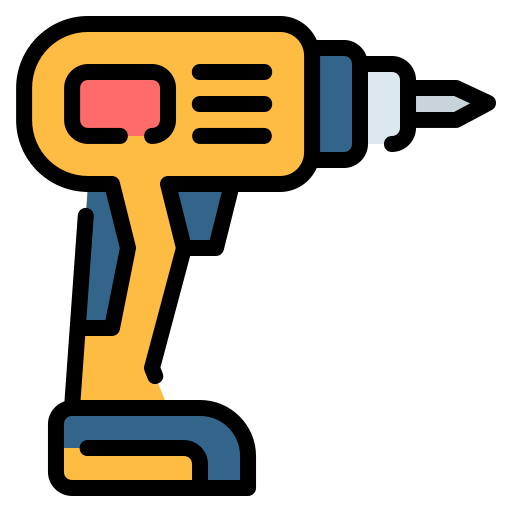
#> input picture drill.png, 512 x 512 px
$ python gen_icons.py
#> lines starting #> are read from the running program, lines starting #| are printed output that depends on the picture
#!/usr/bin/env python3
"""Generate Android launcher-icon PNGs from ``drill.png``.

Produces, for each density bucket (mdpi..xxxhdpi):

* ``mipmap-<d>/ic_launcher_foreground.png`` — transparent PNG at 108dp, with
  the drill artwork inset into the centre ~66% of the canvas so the launcher
  adaptive-icon mask doesn't clip it.
* ``mipmap-<d>/ic_launcher.png`` — square, opaque PNG with the same drill
  artwork composited over ``#7B2B2B`` (the ``ic_launcher_background`` colour).
  Used on pre-Android-8 devices that don't support adaptive icons.

Re-run this script whenever ``drill.png`` changes. Safe to run repeatedly;
outputs are overwritten in place.
"""
from __future__ import annotations

import sys
from pathlib import Path

from PIL import Image

# Paths -----------------------------------------------------------------------

REPO_ROOT = Path(__file__).resolve().parent.parent  # .../tablet_app
PROJECT_ROOT = REPO_ROOT.parent                      # .../HarpHymnal
SOURCE = PROJECT_ROOT / "drill.png"
RES_DIR = REPO_ROOT / "app" / "src" / "main" / "res"

# Density bucket → output square size in pixels. 108dp is the Android adaptive
# icon canvas size; the table below gives the pixel equivalent per density.
DENSITIES: dict[str, int] = {
    "mdpi":    108,
    "hdpi":    162,
    "xhdpi":   216,
    "xxhdpi":  324,
    "xxxhdpi": 432,
}

# Background colour for the legacy ``ic_launcher.png``. Kept in sync with
# ``res/values/colors.xml``'s ``ic_launcher_background`` entry.
BACKGROUND = (0x7B, 0x2B, 0x2B, 0xFF)

# Fraction of the canvas occupied by the drill artwork. The Android adaptive
# icon safe zone is the centre 66dp of a 108dp canvas (~61%), so we keep the
# drill inside a 66% inner square to stay within the safe zone.
INNER_FRACTION = 0.66


def resize_drill(src: Image.Image, target_px: int) -> Image.Image:
    """Return an RGBA canvas of ``target_px`` with ``src`` drawn into the
    centre at ``INNER_FRACTION`` of the canvas size, preserving aspect ratio.
    """
    inner = max(1, round(target_px * INNER_FRACTION))

    # Fit the source into an ``inner × inner`` box, preserving aspect ratio.
    sw, sh = src.size
    scale = min(inner / sw, inner / sh)
    rw = max(1, round(sw * scale))
    rh = max(1, round(sh * scale))
    resized = src.resize((rw, rh), Image.LANCZOS)

    canvas = Image.new("RGBA", (target_px, target_px), (0, 0, 0, 0))
    offset = ((target_px - rw) // 2, (target_px - rh) // 2)
    canvas.paste(resized, offset, resized)
    return canvas


def make_launcher(foreground: Image.Image) -> Image.Image:
    """Composite ``foreground`` over the solid background colour to produce
    an opaque legacy launcher icon."""
    bg = Image.new("RGBA", foreground.size, BACKGROUND)
    bg.alpha_composite(foreground)
    return bg.convert("RGB")  # drop alpha — legacy icons are opaque PNG/JPG.


def main() -> int:
    if not SOURCE.exists():
        print(f"error: source image not found at {SOURCE}", file=sys.stderr)
        return 1

    src = Image.open(SOURCE).convert("RGBA")
#> src is the input picture: PIL image 512x512 RGBA; mean R, G, B, A 46.9, 37.3, 20.9, 104.3
    print(f"source: {SOURCE} ({src.size[0]}×{src.size[1]} {src.mode})")
#| source: drill.png (512×512 RGBA)

    written = 0
    for bucket, px in DENSITIES.items():
        out_dir = RES_DIR / f"mipmap-{bucket}"
        out_dir.mkdir(parents=True, exist_ok=True)

        fg = resize_drill(src, px)
        fg_path = out_dir / "ic_launcher_foreground.png"
        fg.save(fg_path, format="PNG", optimize=True)
        print(f"  wrote {fg_path.relative_to(REPO_ROOT)} ({px}×{px} RGBA)")

        launcher = make_launcher(fg)
        launcher_path = out_dir / "ic_launcher.png"
        launcher.save(launcher_path, format="PNG", optimize=True)
        print(f"  wrote {launcher_path.relative_to(REPO_ROOT)} ({px}×{px} RGB)")

        written += 2
#> this loop made 5 passes
#> pass 1, in resize_drill, `resized = src.resize((rw, rh), Image.LANCZOS)`:
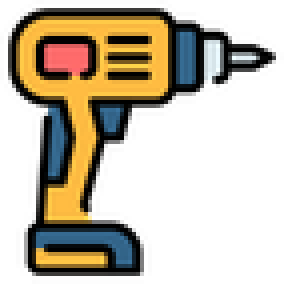
#> resized: PIL image 71x71 RGBA (shown 4 times larger); mean R, G, B, A 47.3, 38.4, 21.6, 104.3; transparent parts drawn white
#> pass 1, in main, `fg = resize_drill(src, px)`:
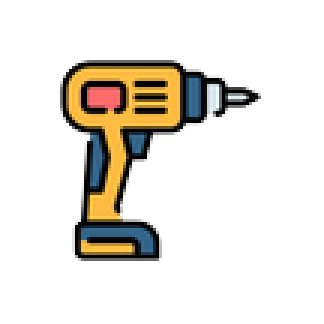
#> fg: PIL image 108x108 RGBA (shown 3 times larger); mean R, G, B, A 20.3, 16.5, 9.2, 43.9; transparent parts drawn white
#> pass 1, in make_launcher, `bg = Image.new("RGBA", foreground.size, BACKGROUND)`:
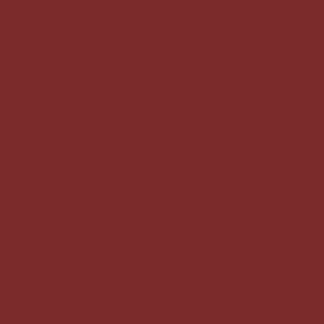
#> bg: PIL image 108x108 RGBA (shown 3 times larger); mean R, G, B, A 123, 43, 43, 255
#> after the loop:
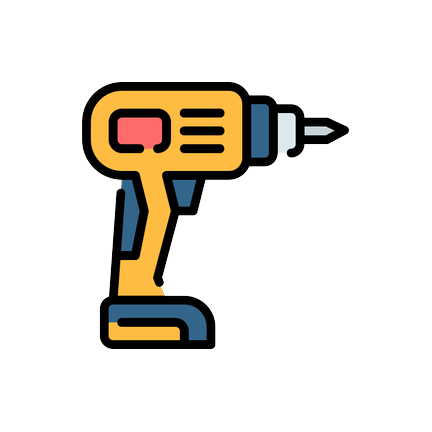
#> fg: PIL image 432x432 RGBA; mean R, G, B, A 20.4, 16.3, 9.1, 45.1; transparent parts drawn white
#> after the loop:
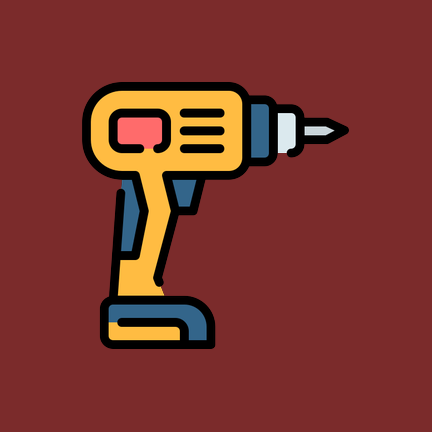
#> launcher: PIL image 432x432 RGB; mean R, G, B 121.7, 51.7, 44.5
#> after the loop, written = 10

    print(f"done: {written} files written across {len(DENSITIES)} densities.")
#| done: 10 files written across 5 densities.
    return 0


if __name__ == "__main__":
    raise SystemExit(main())
#> (the program exits here)

$ run again, with stripchart.png copied over drill.png
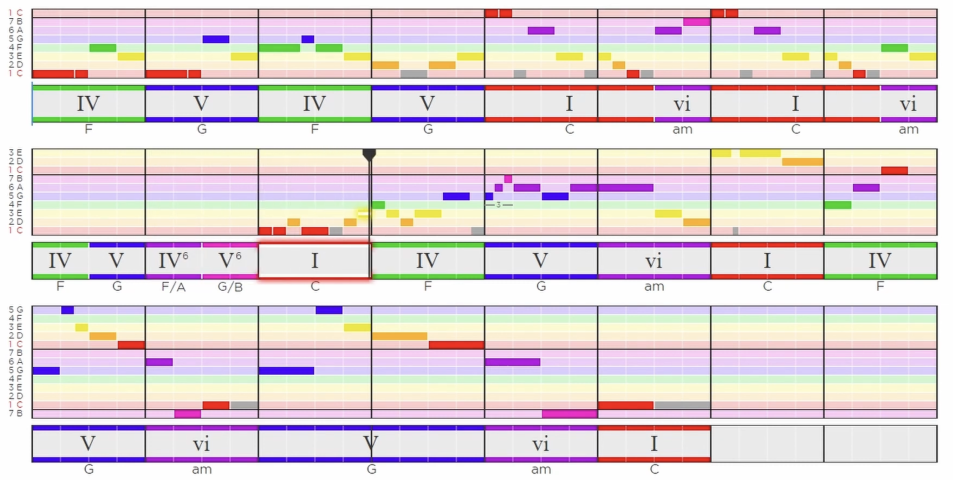
#> input picture stripchart.png, 1906 x 959 px (shown at 1/2 size)
#| source: drill.png (1906×959 RGBA)
#> after the loop in main, `for bucket, px in DENSITIES.items():`:
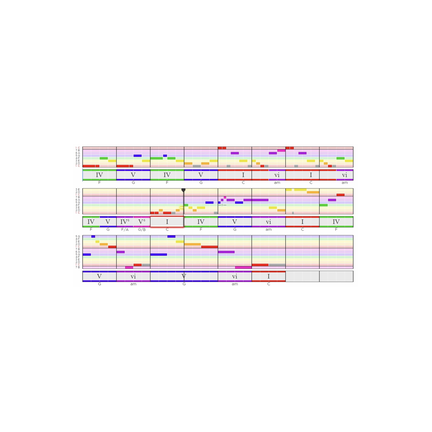
#> fg: PIL image 432x432 RGBA; mean R, G, B, A 49.2, 46.5, 47.1, 55.7; transparent parts drawn white
#> after the loop in main, `for bucket, px in DENSITIES.items():`:
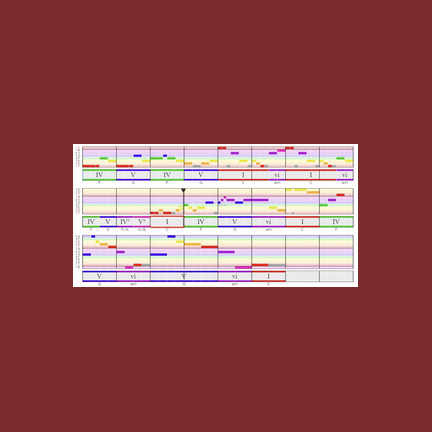
#> launcher: PIL image 432x432 RGB; mean R, G, B 145.3, 80.1, 80.8
#> after the loop in main, `for bucket, px in DENSITIES.items():`: written = 10
#| done: 10 files written across 5 densities.
